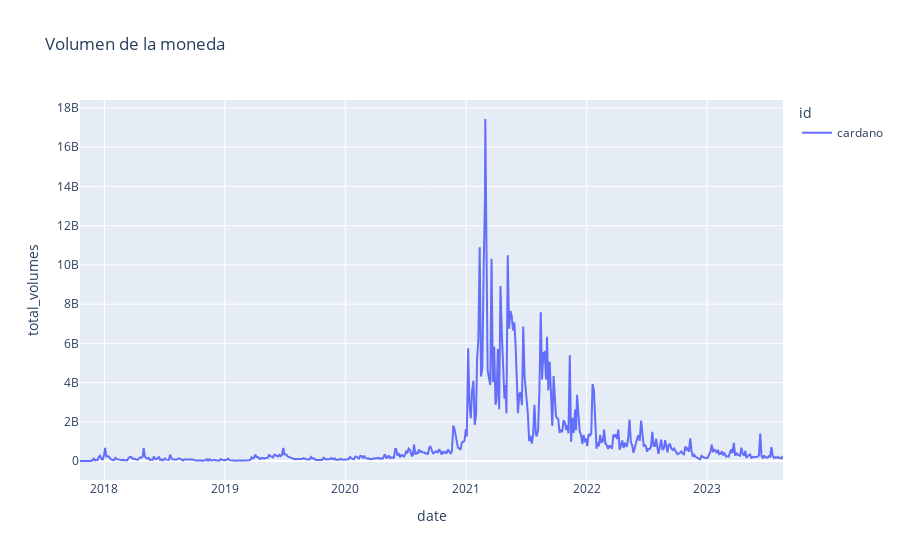

Notebook source saved alongside this figure:
### Code cell
fig = px.line(cardano_df, x="date", y="total_volumes", color="id",
              title="Volumen de la moneda")

fig.show()

### Figure 1 — Plotly figure (JSON) as saved in the notebook; plotly's stock layout.template omitted (floating-point values rounded to 4 significant figures; data arrays with more than 128 entries replaced by an {"elided": "..."} marker saying what was removed)
{"data": [{"hovertemplate": "id=cardano<br>date=%{x}<br>total_volumes=%{y}<extra></extra>", "legendgroup": "cardano", "line": {"color": "#636efa", "dash": "solid"}, "marker": {"symbol": "circle"}, "mode": "lines", "name": "cardano", "orientation": "v", "showlegend": true, "type": "scatter", "x": {"elided": "556 str values"}, "xaxis": "x", "y": {"elided": "556 float values"}, "yaxis": "y"}], "layout": {"legend": {"title": {"text": "id"}, "tracegroupgap": 0}, "title": {"text": "Volumen de la moneda"}, "xaxis": {"anchor": "y", "domain": [0, 1], "title": {"text": "date"}}, "yaxis": {"anchor": "x", "domain": [0, 1], "title": {"text": "total_volumes"}}}}
